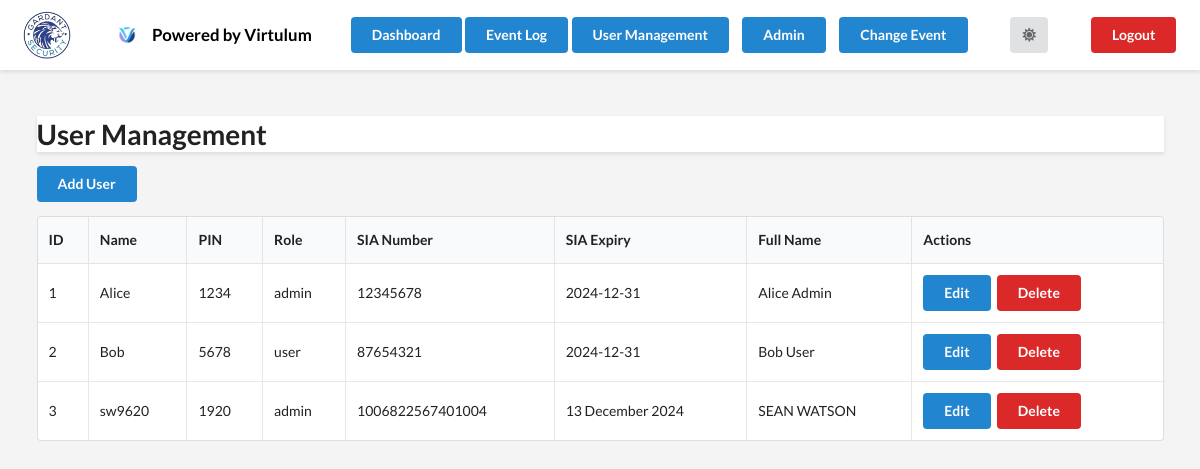
The app's page /users (signed in) with its own data.
### tables this page shows
CREATE TABLE users (
                id INTEGER PRIMARY KEY AUTOINCREMENT,
                name TEXT NOT NULL,
                pin TEXT NOT NULL,
                role TEXT NOT NULL,
                sia_number TEXT,
                sia_expiry DATE,
                full_name TEXT
            );

### app.py (the view)
@app.route('/users')
def list_users():
    if 'logged_in' not in session or session.get('role') != 'admin':
        return redirect(url_for('login'))
    try:
        conn = sqlite3.connect('events.db')
        c = conn.cursor()
        c.execute('SELECT * FROM users')
        users = c.fetchall()
        conn.close()
    except Exception as e:
        print(f"Error fetching users: {e}")
        return render_template('error.html', error=str(e))
    return render_template('list_users.html', users=users)

### templates/list_users.html (shortened to what this page needs)
{% extends "base.html" %}
{% block content %}
<h1 class="ui header">User Management</h1>
<a href="/add_user" class="ui blue button">Add User</a>
<table class="ui celled table">
    <thead>
        <tr>
            <th>ID</th>
            <th>Name</th>
            <th>PIN</th>
            <th>Role</th>
            <th>SIA Number</th>
            <th>SIA Expiry</th>
            <th>Full Name</th>
            <th>Actions</th>
        </tr>
    </thead>
    <tbody>
        {% for user in users %}
        <tr>
            <td>{{ user[0] }}</td>
            <td>{{ user[1] }}</td>
            <td>{{ user[2] }}</td>
            <td>{{ user[3] }}</td>
            <td>{{ user[4] }}</td>
            <td>{{ user[5] }}</td>
            <td>{{ user[6] }}</td>
            <td>
                <a href="/edit_user/{{ user[0] }}" class="ui blue button">Edit</a>
                <a href="/delete_user/{{ user[0] }}" class="ui red button">Delete</a>
            </td>
        </tr>
        {% endfor %}
    </tbody>
</table>
{% endblock %}

### templates/base.html (shortened to what this page needs)
<!DOCTYPE html>
<html lang="en">
<head>
    <link rel="stylesheet" href="https://cdnjs.cloudflare.com/ajax/libs/semantic-ui/2.4.1/semantic.min.css">
</head>
<body class="light-mode">
    <div class="header">
        <img src="/static/logo2.png" class="logo" alt="Logo">
        <div class="powered-by">
            <img src="/static/logo1.png" alt="Powered by Virtulum">
            <span>Powered by Virtulum</span>
        </div>
        <div class="nav-button">
            <a class="ui blue button" href="/dashboard">Dashboard</a>
            <a class="ui blue button" href="/index">Event Log</a>
            <a class="ui blue button" href="/users">User Management</a>
            {% if session.get('role') == 'admin' %}
                <a class="ui blue button admin-button" href="/admin">Admin</a>
            {% endif %}
            <a class="ui blue button admin-button" href="/select_event">Change Event</a>
        </div>
        <div class="theme-toggle">
            <button id="theme-toggle" class="ui icon button">
                <i class="sun icon"></i>
            </button>
        </div>
        <div class="logout-button">
            <form action="/logout" method="get">
                <button class="ui red button" type="submit">Logout</button>
            </form>
        </div>
    </div>
    <div class="ui container">
        {% block content %}{% endblock %}
    </div>
</body>
</html>

### templates/base.html (style rules this page uses)
body.light-mode { background-color: #f4f4f4; color: #000; }
.container { margin-top: 50px; }
.header { display: flex; justify-content: space-between; align-items: center; padding: 10px 20px; background-color: #fff; box-shadow: 0 2px 4px rgba(0, 0, 0, 0.1); }
.header .logo { height: 50px; }
.header .powered-by { display: flex; align-items: center; }
.header .powered-by img { height: 30px; margin-right: 10px; }
.header .powered-by span { font-size: 1.2em; font-weight: bold; }
.header .nav-button, .header .theme-toggle, .header .logout-button { display: flex; align-items: center; }
.header .admin-button { display: flex; align-items: center; margin-left: 10px; }

### records on screen
users: id "1", name "Alice", pin "1234", role "admin", sia_number "12345678", sia_expiry "2024-12-31", full_name "Alice Admin"
users: id "2", name "Bob", pin "5678", role "user", sia_number "87654321", sia_expiry "2024-12-31", full_name "Bob User"
users: id "3", name "sw9620", pin "1920", role "admin", sia_number "1006822567401004", sia_expiry "13 December 2024", full_name "SEAN WATSON"
